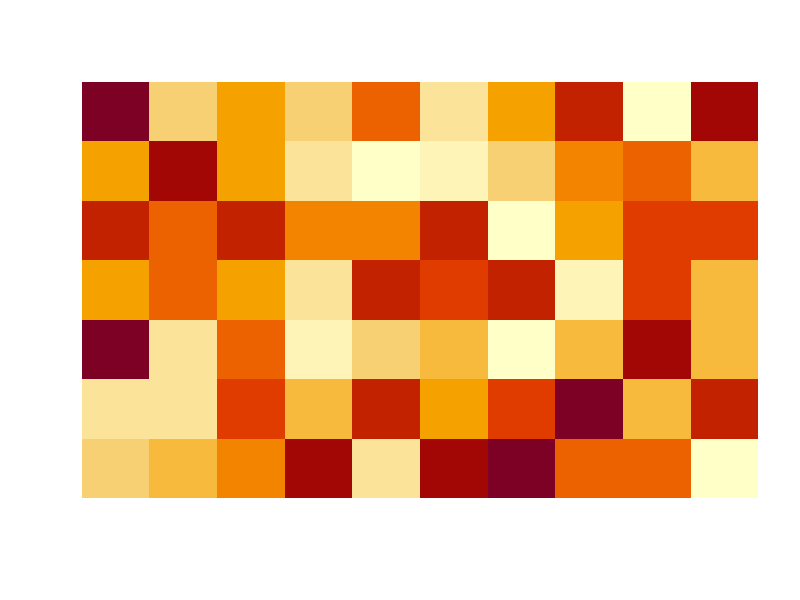
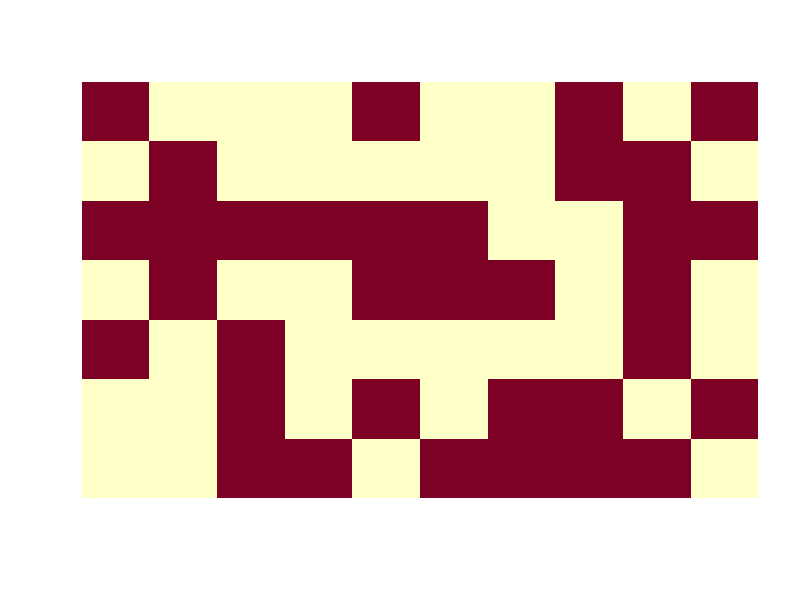
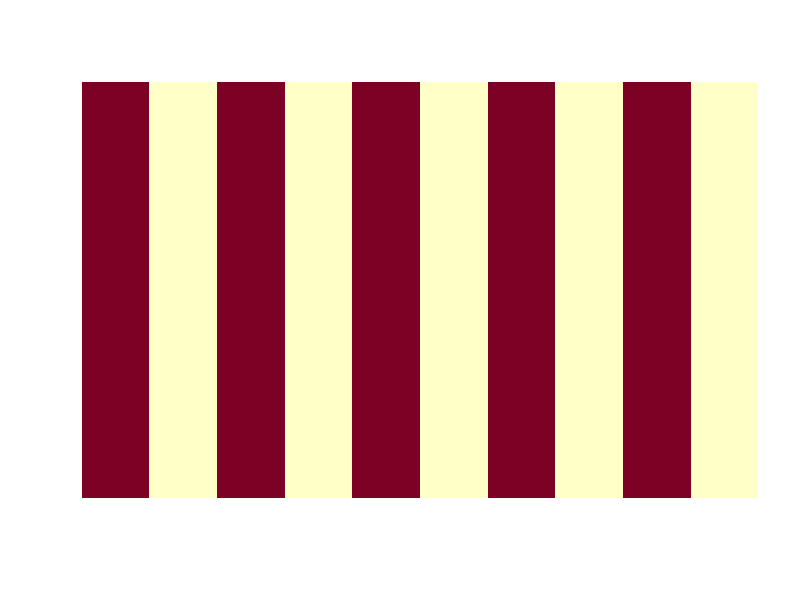
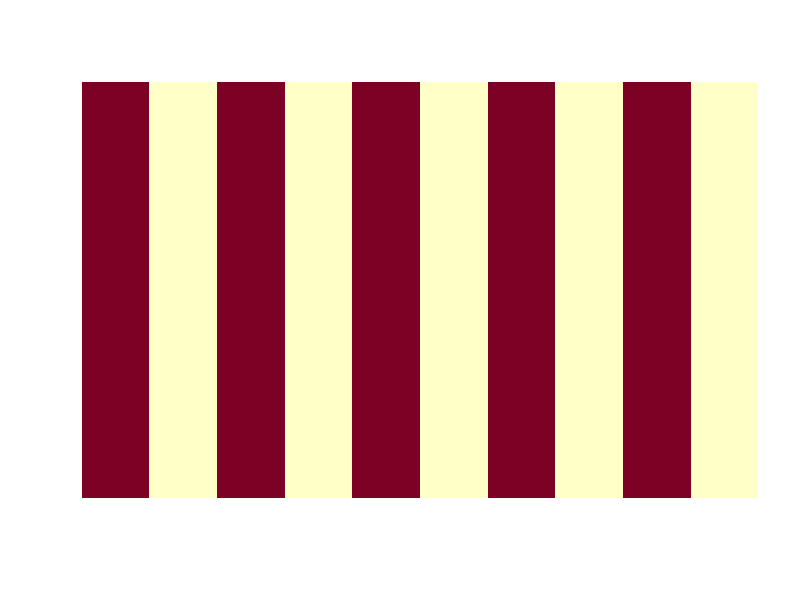

The R script that drew these images, in order:
## ---- chunk 1
knitr::opts_chunk$set(echo = TRUE)
## ---- chunk 2

x <- c(80, 39, NA, 51, 51, 11, NA, NA, NA, 100, 80, 70)
## ---- chunk 3


nonMissings <- x[!is.na(x)] # since is.na command gives us whether the value is a missing value or not 
nonMissings
## ---- chunk 4


missingsOdd <- x[(x %% 2) != 0] 
missingsOdd
## ---- chunk 5

odd <- x[!is.na(x) & (x %% 2) != 0] # extracting only the values which are not odd
#ignoring missing values
odd
## ---- chunk 6

x <- c(80, 39, NA, 51, 51, 11, NA, NA, NA, 100, 80, 70)
notIn <- x[!is.na(x) &!(x %in% 1:50)] # extracting only the values which not in the set 1:50
notIn
## ---- chunk 7

age <- c(20, 30, 40, 41, 32, 32, 25,  NA, NA, -4, -6, 9999, 10000)
## ---- chunk 8

a <- replace(age, which(age < 0), NA) # assigning NA to negative values
a
## ---- chunk 9

age <- c(20, 30, 40, 41, 32, 32, 25,  NA, NA, -4, -6, 9999, 10000)
age [age < 0] <- 0 # assigning zero for all negative values

valid <- age[age %in% 1:100] # extracting the valid responses

mean(valid, rm.na=TRUE)

## ---- chunk 10
set.seed(17620212)
b <- rnorm(100)
b
## ---- chunk 11
b[1:5] <- 1 # changing the first five values to 1
b
## ---- chunk 12
length(b) # length of the vector b
## ---- chunk 13
b[96:100] <- 0 # changing last five values to 0
b
## ---- chunk 14
b[b > 0.5] <- 1 # assigning 1 to values grater than 0.5
b
## ---- chunk 15
b[b < 0.5] <- 0 # assigning 0 to values less than 0.5
b
## ---- chunk 16
b <- ifelse(b == 0, "MALE", "FEMALE")
b
## ---- chunk 17
# b <- replace(b, which(b==0), "MALE")
# b <- replace(b, which(b==1), " FEMALE")

## ---- chunk 18

set.seed(21)
uniform.values <- runif(50) # generating 50 random numbers from standard normal distribution
uniform.values
## ---- chunk 19

SingleRow<-matrix(uniform.values, nrow = 1) # nrow = 1 since a single row
SingleRow
## ---- chunk 20

SingleColumn<-matrix(uniform.values, ncol = 1) # ncol = 1 since a single column
SingleColumn
## ---- chunk 21

Column<-matrix(uniform.values) # default
Column
## ---- chunk 22

matrixCol1<-matrix(uniform.values, nrow = 5, ncol = 10) # Matrix is filled by column (default)
matrixCol1

# or else
# matrixCol1<-matrix(uniform.values, nrow = 5, ncol = 10, byrow = FALSE)
## ---- chunk 23

matrixRow1<-matrix(uniform.values, nrow = 5, ncol = 10, byrow = TRUE) # Matrix is filled by row
matrixRow1
## ---- chunk 24

matrixCol2<-matrix(uniform.values, nrow = 10, ncol = 5) # Matrix is filled by column (default)
matrixCol2

# or else
# matrixCol2<-matrix(uniform.values, nrow = 10, ncol = 5, byrow = FALSE)
## ---- chunk 25

matrixRow2<-matrix(uniform.values, nrow = 10, ncol = 5, byrow = TRUE) # Matrix is filled by row
matrixRow2

## ---- chunk 26
rnames <- c("a", "b")
matrix_with_names1 <- matrix(uniform.values, nrow=2, dimnames= list(rnames))
# filled by column
matrix_with_names1

## ---- chunk 27
rnames <- c("a", "b")
matrix_with_names2 <- matrix(uniform.values, nrow=2, dimnames= list(rnames), byrow = TRUE) 
# filled by raw
matrix_with_names2


## ---- chunk 28
set.seed(1)
values <- runif(70)
m <- matrix(values, 10, 7)
m
## ---- chunk 29
image(m, useRaster=TRUE, axes=FALSE)
## ---- chunk 30
m[ m < 0.5] <- 0 #Assigning 0 to the values less than 0.5
m[m >= 0.5] <- 1 #Assigning 1 to the values which are greater or equal to 0.5
## ---- chunk 31
m
## ---- chunk 32
image(m, useRaster=TRUE, axes=FALSE)
## ---- chunk 33
values<-seq(10,1000,by=10)
ymat<-matrix(values,nrow = 10,ncol = 10)
ymat
## ---- chunk 34

ymat[(1:length(ymat))%%2==0]<-0 
ymat[(1:length(ymat))%%2==1]<-1
ymat

## ---- chunk 35

image(ymat, useRaster=TRUE, axes=FALSE)

## ---- chunk 36
ymat <- ymat/10
ymat <- ymat %% 2
image(ymat, useRaster=TRUE, axes=FALSE)
## ---- chunk 37
# Method 1
data(mtcars) # Loads specified data sets, or list the available data sets

# Method 2
data("mtcars") # Loads specified data sets, or list the available data sets

is.data.frame(mtcars) # To check if it is a data frame

str(mtcars) # Structure of the data set

# The first or last parts of a vector, matrix, table, data frame or function 
head(mtcars) # Default it shows 6 rows

head(mtcars, 3) # To extract only first 3 rows 

# The first or last parts of a vector, matrix, table, data frame or function 
tail(mtcars) # Default it shows 6 rows 

tail(mtcars, 3) # To extract only last 3 rows

names(mtcars) # To get or set name of an object (i:e: vector, matrix, or data frame)

# To retrieve or set the column names of a matrix-like object (i:e: matrix, or data frame)
colnames(mtcars) 

# To get or set the length of vectors (including lists) and factors, and of any other R object
length(mtcars)  # To get number of rows in the data frame

dim(mtcars) # To retrieve or set the dimension of an object

nrow(mtcars) # To get the number of rows

ncol(mtcars) # To get the number of columns
## ---- chunk 38
# To retrieve or set the column names of a matrix-like object (i:e: matrix, or data frame)
colnames(mtcars) 

# To retrieve or set the row names of a matrix-like object (i:e: matrix, or data frame)
rownames(mtcars) 
## ---- chunk 39
No_of_cylinders <- mtcars[,"cyl"] # To extract elements from specific column(s) by name
No_of_cylinders # To display the column
## ---- chunk 40
No_of_cylinders <- mtcars[,2] # To extract elements from specific row(s) and/or column(s) by index
No_of_cylinders # To display the column
## ---- chunk 41
No_of_cylinders <- mtcars$cyl # To extract elements from specific column
No_of_cylinders # To display the column
## ---- chunk 42
# To attach the data frame to the R search path 
attach(mtcars)
# This means that the database is searched by R when evaluating a variable, 
# so objects in the database can be accessed by simply giving their names.
No_of_cylinders <- cyl # To extract elements from specific column
No_of_cylinders
## ---- chunk 43
# To return row index which the logical expression is TRUE
id <- which(mtcars$cyl == 4 & mtcars$gear == 4)

# To extract element from specific row
mtcars[id,] 
## ---- chunk 44
# To return row index which the logical expression is TRUE
id_new <- which(cyl == 4 & gear == 4)

# To extract element from specific row
mtcars[id_new,] 
## ---- chunk 45
# To return row index which the logical expression is TRUE
id_n <- which(mtcars[,2] == 4 & mtcars[,1] == 4)

# To extract element from specific row
mtcars[id_n,] 
## ---- chunk 46
max(mtcars$mpg) # To get the the maximum value/ highest value from the vector/column

is.vector(mtcars$mpg) # To check if it is a vector
## ---- chunk 47
max(mpg) # To get the the maximum value/ highest value from the vector/column

is.vector(mpg) # To check if it is a vector
## ---- chunk 48
max(mtcars[,"mpg"]) # To get the the maximum value/ highest value from the vector/column

is.vector(mtcars[,"mpg"]) # To check if it is a vector
## ---- chunk 49
max(mtcars[,1]) # To get the the maximum value/ highest value from the vector/column

is.vector(mtcars[,1]) # To check if it is a vector
## ---- chunk 50
Name_of_car <- rownames(mtcars) # To extract row names of the data frame
is.vector(Name_of_car) # To check if it is a vector 

mtcars$car_name <- Name_of_car # Assign vector to a column of the data frame
## ---- chunk 51
# To return row index which has the highest value from the vector/column
which.max(mtcars$mpg) 

# To extract element from specific row and column
mtcars[which.max(mtcars$mpg) ,"car_name"] 
## ---- chunk 52
# To return row index which has the highest value from the vector/column
which.max(mpg) 

# To extract element from specific row and column
mtcars[which.max(mpg) ,"car_name"] 
## ---- chunk 53
# To return row index which has the highest value from the vector/column
id_mpg <- which.max(mpg) 

# To extract element from specific row and column
mtcars[id_mpg ,"car_name"] 
## ---- chunk 54
max(mtcars$mpg) # To get the the maximum value/ highest value from the vector

# If equal return as TRUE
# If not return as FALSE
# Check whether each value of the vector and return whether the value is equal to 
# the maximum value or not
mtcars$mpg == max(mtcars$mpg) 

# To return row index which the logical expression is TRUE
which(mtcars$mpg == max(mtcars$mpg)) 

mtcars[which(mtcars$mpg == max(mtcars$mpg)),"car_name"] # To extract element from specific row
## ---- chunk 55
summary(mtcars) # Descriptive statistics for each field - (min, 1st Q, Median, Mean, 3rd Q, max)

# Method 1
summary(mtcars$mpg) # Descriptive statistics of a specific field

# Method 2
summary(mtcars[,1]) # Descriptive statistics of a specific field

# Method 3
summary(mpg) # Descriptive statistics of a specific field
